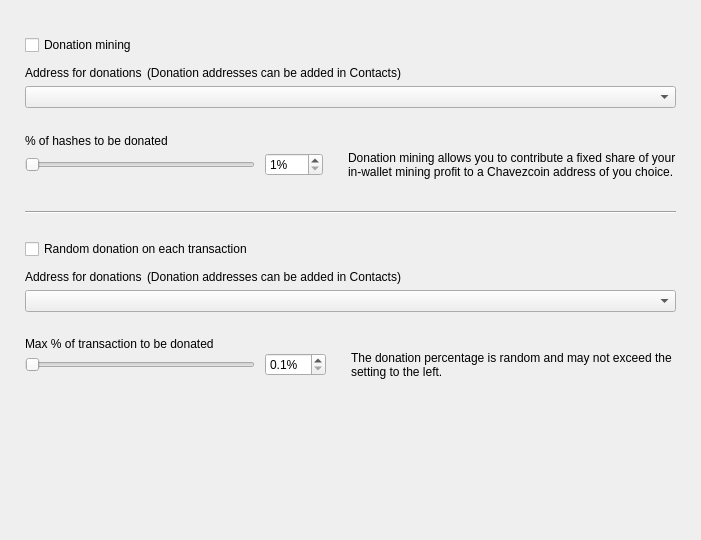
<?xml version="1.0" encoding="UTF-8"?>
<ui version="4.0">
 <class>DonationOptionsFrame</class>
 <widget class="QFrame" name="DonationOptionsFrame">
  <property name="geometry">
   <rect>
    <x>0</x>
    <y>0</y>
    <width>701</width>
    <height>540</height>
   </rect>
  </property>
  <property name="windowTitle">
   <string>Frame</string>
  </property>
  <property name="frameShape">
   <enum>QFrame::NoFrame</enum>
  </property>
  <property name="frameShadow">
   <enum>QFrame::Raised</enum>
  </property>
  <layout class="QVBoxLayout" name="verticalLayout">
   <property name="spacing">
    <number>10</number>
   </property>
   <property name="leftMargin">
    <number>25</number>
   </property>
   <property name="topMargin">
    <number>35</number>
   </property>
   <property name="rightMargin">
    <number>25</number>
   </property>
   <property name="bottomMargin">
    <number>0</number>
   </property>
   <item>
    <widget class="QCheckBox" name="m_enableDonationMiningCheck">
     <property name="text">
      <string>Donation mining</string>
     </property>
    </widget>
   </item>
   <item>
    <widget class="QFrame" name="m_donationMiningFrame">
     <property name="frameShape">
      <enum>QFrame::NoFrame</enum>
     </property>
     <property name="frameShadow">
      <enum>QFrame::Raised</enum>
     </property>
     <layout class="QGridLayout" name="gridLayout" columnstretch="1,0,0,1">
      <property name="leftMargin">
       <number>0</number>
      </property>
      <property name="topMargin">
       <number>0</number>
      </property>
      <property name="rightMargin">
       <number>0</number>
      </property>
      <property name="bottomMargin">
       <number>0</number>
      </property>
      <property name="horizontalSpacing">
       <number>10</number>
      </property>
      <property name="verticalSpacing">
       <number>0</number>
      </property>
      <item row="2" column="0" colspan="4">
       <widget class="QComboBox" name="m_donationMiningAddressCombo"/>
      </item>
      <item row="3" column="0" colspan="4">
       <spacer name="verticalSpacer_2">
        <property name="orientation">
         <enum>Qt::Vertical</enum>
        </property>
        <property name="sizeType">
         <enum>QSizePolicy::Fixed</enum>
        </property>
        <property name="sizeHint" stdset="0">
         <size>
          <width>20</width>
          <height>25</height>
         </size>
        </property>
       </spacer>
      </item>
      <item row="4" column="0" colspan="4">
       <widget class="WalletGui::WalletNormalBlackTextLabel" name="label_2">
        <property name="minimumSize">
         <size>
          <width>0</width>
          <height>16</height>
         </size>
        </property>
        <property name="text">
         <string>% of hashes to be donated</string>
        </property>
        <property name="indent">
         <number>0</number>
        </property>
       </widget>
      </item>
      <item row="5" column="1">
       <widget class="QSpinBox" name="m_donationMiningAmountSpin">
        <property name="suffix">
         <string>%</string>
        </property>
        <property name="minimum">
         <number>1</number>
        </property>
        <property name="maximum">
         <number>100</number>
        </property>
       </widget>
      </item>
      <item row="5" column="0">
       <widget class="QSlider" name="m_donationMiningAmountSlider">
        <property name="maximumSize">
         <size>
          <width>230</width>
          <height>16777215</height>
         </size>
        </property>
        <property name="minimum">
         <number>1</number>
        </property>
        <property name="maximum">
         <number>100</number>
        </property>
        <property name="orientation">
         <enum>Qt::Horizontal</enum>
        </property>
       </widget>
      </item>
      <item row="5" column="2">
       <spacer name="horizontalSpacer">
        <property name="orientation">
         <enum>Qt::Horizontal</enum>
        </property>
        <property name="sizeType">
         <enum>QSizePolicy::Fixed</enum>
        </property>
        <property name="sizeHint" stdset="0">
         <size>
          <width>5</width>
          <height>20</height>
         </size>
        </property>
       </spacer>
      </item>
      <item row="5" column="3" alignment="Qt::AlignVCenter">
       <widget class="WalletGui::WalletSmallGrayTextLabel" name="m_donationMiningCommentLabel">
        <property name="minimumSize">
         <size>
          <width>0</width>
          <height>32</height>
         </size>
        </property>
        <property name="text">
         <string>Donation mining allows you to contribute a fixed share of your in-wallet mining profit to a Chavezcoin address of you choice.</string>
        </property>
        <property name="wordWrap">
         <bool>true</bool>
        </property>
        <property name="indent">
         <number>0</number>
        </property>
       </widget>
      </item>
      <item row="1" column="0" colspan="4">
       <spacer name="verticalSpacer_6">
        <property name="orientation">
         <enum>Qt::Vertical</enum>
        </property>
        <property name="sizeType">
         <enum>QSizePolicy::Fixed</enum>
        </property>
        <property name="sizeHint" stdset="0">
         <size>
          <width>20</width>
          <height>5</height>
         </size>
        </property>
       </spacer>
      </item>
      <item row="0" column="0" colspan="4">
       <layout class="QHBoxLayout" name="horizontalLayout" stretch="0,1">
        <property name="spacing">
         <number>5</number>
        </property>
        <property name="leftMargin">
         <number>0</number>
        </property>
        <item>
         <widget class="WalletGui::WalletNormalBlackTextLabel" name="label">
          <property name="minimumSize">
           <size>
            <width>0</width>
            <height>16</height>
           </size>
          </property>
          <property name="text">
           <string>Address for donations</string>
          </property>
          <property name="indent">
           <number>0</number>
          </property>
         </widget>
        </item>
        <item>
         <widget class="WalletGui::WalletSmallGrayTextLabel" name="label_5">
          <property name="text">
           <string>(Donation addresses can be added in Contacts)</string>
          </property>
         </widget>
        </item>
       </layout>
      </item>
     </layout>
    </widget>
   </item>
   <item>
    <spacer name="verticalSpacer_3">
     <property name="orientation">
      <enum>Qt::Vertical</enum>
     </property>
     <property name="sizeType">
      <enum>QSizePolicy::Fixed</enum>
     </property>
     <property name="sizeHint" stdset="0">
      <size>
       <width>20</width>
       <height>20</height>
      </size>
     </property>
    </spacer>
   </item>
   <item>
    <widget class="Line" name="line">
     <property name="frameShadow">
      <enum>QFrame::Sunken</enum>
     </property>
     <property name="orientation">
      <enum>Qt::Horizontal</enum>
     </property>
    </widget>
   </item>
   <item>
    <spacer name="verticalSpacer_4">
     <property name="orientation">
      <enum>Qt::Vertical</enum>
     </property>
     <property name="sizeType">
      <enum>QSizePolicy::Fixed</enum>
     </property>
     <property name="sizeHint" stdset="0">
      <size>
       <width>20</width>
       <height>15</height>
      </size>
     </property>
    </spacer>
   </item>
   <item>
    <widget class="QCheckBox" name="m_enableDonationChangeCheck">
     <property name="text">
      <string>Random donation on each transaction</string>
     </property>
    </widget>
   </item>
   <item>
    <widget class="QFrame" name="m_donationChangeFrame">
     <property name="frameShape">
      <enum>QFrame::NoFrame</enum>
     </property>
     <property name="frameShadow">
      <enum>QFrame::Raised</enum>
     </property>
     <layout class="QGridLayout" name="gridLayout_2" columnstretch="1,0,0,1">
      <property name="leftMargin">
       <number>0</number>
      </property>
      <property name="topMargin">
       <number>0</number>
      </property>
      <property name="rightMargin">
       <number>0</number>
      </property>
      <property name="bottomMargin">
       <number>0</number>
      </property>
      <property name="horizontalSpacing">
       <number>10</number>
      </property>
      <property name="verticalSpacing">
       <number>0</number>
      </property>
      <item row="3" column="0" colspan="4">
       <spacer name="verticalSpacer_5">
        <property name="orientation">
         <enum>Qt::Vertical</enum>
        </property>
        <property name="sizeType">
         <enum>QSizePolicy::Fixed</enum>
        </property>
        <property name="sizeHint" stdset="0">
         <size>
          <width>20</width>
          <height>25</height>
         </size>
        </property>
       </spacer>
      </item>
      <item row="4" column="0" colspan="4">
       <widget class="WalletGui::WalletNormalBlackTextLabel" name="label_3">
        <property name="text">
         <string>Max % of transaction to be donated</string>
        </property>
        <property name="indent">
         <number>0</number>
        </property>
       </widget>
      </item>
      <item row="5" column="0">
       <widget class="QSlider" name="m_donationChangeAmountSlider">
        <property name="maximumSize">
         <size>
          <width>230</width>
          <height>16777215</height>
         </size>
        </property>
        <property name="minimum">
         <number>1</number>
        </property>
        <property name="maximum">
         <number>100</number>
        </property>
        <property name="orientation">
         <enum>Qt::Horizontal</enum>
        </property>
       </widget>
      </item>
      <item row="2" column="0" colspan="4">
       <widget class="QComboBox" name="m_donationChangeAddressCombo"/>
      </item>
      <item row="5" column="3" alignment="Qt::AlignVCenter">
       <widget class="WalletGui::WalletSmallGrayTextLabel" name="m_donationChangeCommentLabel">
        <property name="text">
         <string>The donation percentage is random and may not exceed the setting to the left.</string>
        </property>
        <property name="wordWrap">
         <bool>true</bool>
        </property>
        <property name="indent">
         <number>0</number>
        </property>
       </widget>
      </item>
      <item row="5" column="1">
       <widget class="QDoubleSpinBox" name="m_donationChangeAmountSpin">
        <property name="suffix">
         <string>%</string>
        </property>
        <property name="decimals">
         <number>1</number>
        </property>
        <property name="minimum">
         <double>0.100000000000000</double>
        </property>
        <property name="maximum">
         <double>10.000000000000000</double>
        </property>
        <property name="singleStep">
         <double>0.100000000000000</double>
        </property>
       </widget>
      </item>
      <item row="5" column="2">
       <spacer name="horizontalSpacer_2">
        <property name="orientation">
         <enum>Qt::Horizontal</enum>
        </property>
        <property name="sizeType">
         <enum>QSizePolicy::Fixed</enum>
        </property>
        <property name="sizeHint" stdset="0">
         <size>
          <width>5</width>
          <height>20</height>
         </size>
        </property>
       </spacer>
      </item>
      <item row="1" column="0" colspan="4">
       <spacer name="verticalSpacer_7">
        <property name="orientation">
         <enum>Qt::Vertical</enum>
        </property>
        <property name="sizeType">
         <enum>QSizePolicy::Fixed</enum>
        </property>
        <property name="sizeHint" stdset="0">
         <size>
          <width>20</width>
          <height>5</height>
         </size>
        </property>
       </spacer>
      </item>
      <item row="0" column="0" colspan="4">
       <layout class="QHBoxLayout" name="horizontalLayout_2" stretch="0,1">
        <property name="spacing">
         <number>5</number>
        </property>
        <property name="leftMargin">
         <number>0</number>
        </property>
        <item>
         <widget class="WalletGui::WalletNormalBlackTextLabel" name="label_4">
          <property name="minimumSize">
           <size>
            <width>0</width>
            <height>16</height>
           </size>
          </property>
          <property name="text">
           <string>Address for donations</string>
          </property>
          <property name="indent">
           <number>0</number>
          </property>
         </widget>
        </item>
        <item>
         <widget class="WalletGui::WalletSmallGrayTextLabel" name="label_6">
          <property name="text">
           <string>(Donation addresses can be added in Contacts)</string>
          </property>
         </widget>
        </item>
       </layout>
      </item>
     </layout>
    </widget>
   </item>
   <item>
    <spacer name="verticalSpacer">
     <property name="orientation">
      <enum>Qt::Vertical</enum>
     </property>
     <property name="sizeType">
      <enum>QSizePolicy::Expanding</enum>
     </property>
     <property name="sizeHint" stdset="0">
      <size>
       <width>20</width>
       <height>10</height>
      </size>
     </property>
    </spacer>
   </item>
  </layout>
 </widget>
 <customwidgets>
  <customwidget>
   <class>WalletGui::WalletSmallGrayTextLabel</class>
   <extends>QLabel</extends>
   <header>Gui/Common/WalletTextLabel.h</header>
  </customwidget>
  <customwidget>
   <class>WalletGui::WalletNormalBlackTextLabel</class>
   <extends>QLabel</extends>
   <header>Gui/Common/WalletTextLabel.h</header>
  </customwidget>
 </customwidgets>
 <resources/>
 <connections>
  <connection>
   <sender>m_enableDonationMiningCheck</sender>
   <signal>toggled(bool)</signal>
   <receiver>m_donationMiningFrame</receiver>
   <slot>setEnabled(bool)</slot>
   <hints>
    <hint type="sourcelabel">
     <x>353</x>
     <y>41</y>
    </hint>
    <hint type="destinationlabel">
     <x>350</x>
     <y>115</y>
    </hint>
   </hints>
  </connection>
  <connection>
   <sender>m_donationMiningAmountSlider</sender>
   <signal>valueChanged(int)</signal>
   <receiver>DonationOptionsFrame</receiver>
   <slot>donationMiningAmountChanged(int)</slot>
   <hints>
    <hint type="sourcelabel">
     <x>187</x>
     <y>155</y>
    </hint>
    <hint type="destinationlabel">
     <x>350</x>
     <y>269</y>
    </hint>
   </hints>
  </connection>
  <connection>
   <sender>m_donationMiningAmountSpin</sender>
   <signal>valueChanged(int)</signal>
   <receiver>DonationOptionsFrame</receiver>
   <slot>donationMiningAmountChanged(int)</slot>
   <hints>
    <hint type="sourcelabel">
     <x>391</x>
     <y>155</y>
    </hint>
    <hint type="destinationlabel">
     <x>350</x>
     <y>269</y>
    </hint>
   </hints>
  </connection>
  <connection>
   <sender>m_enableDonationChangeCheck</sender>
   <signal>toggled(bool)</signal>
   <receiver>m_donationChangeFrame</receiver>
   <slot>setEnabled(bool)</slot>
   <hints>
    <hint type="sourcelabel">
     <x>353</x>
     <y>237</y>
    </hint>
    <hint type="destinationlabel">
     <x>350</x>
     <y>328</y>
    </hint>
   </hints>
  </connection>
  <connection>
   <sender>m_donationChangeAmountSlider</sender>
   <signal>valueChanged(int)</signal>
   <receiver>DonationOptionsFrame</receiver>
   <slot>donationChangeAmountChanged(int)</slot>
   <hints>
    <hint type="sourcelabel">
     <x>187</x>
     <y>385</y>
    </hint>
    <hint type="destinationlabel">
     <x>350</x>
     <y>269</y>
    </hint>
   </hints>
  </connection>
  <connection>
   <sender>m_donationChangeAmountSpin</sender>
   <signal>valueChanged(double)</signal>
   <receiver>DonationOptionsFrame</receiver>
   <slot>donationChangeAmountChanged(double)</slot>
   <hints>
    <hint type="sourcelabel">
     <x>433</x>
     <y>353</y>
    </hint>
    <hint type="destinationlabel">
     <x>350</x>
     <y>269</y>
    </hint>
   </hints>
  </connection>
 </connections>
 <slots>
  <slot>donationMiningAmountChanged(int)</slot>
  <slot>donationChangeAmountChanged(int)</slot>
  <slot>donationChangeAmountChanged(double)</slot>
 </slots>
</ui>
